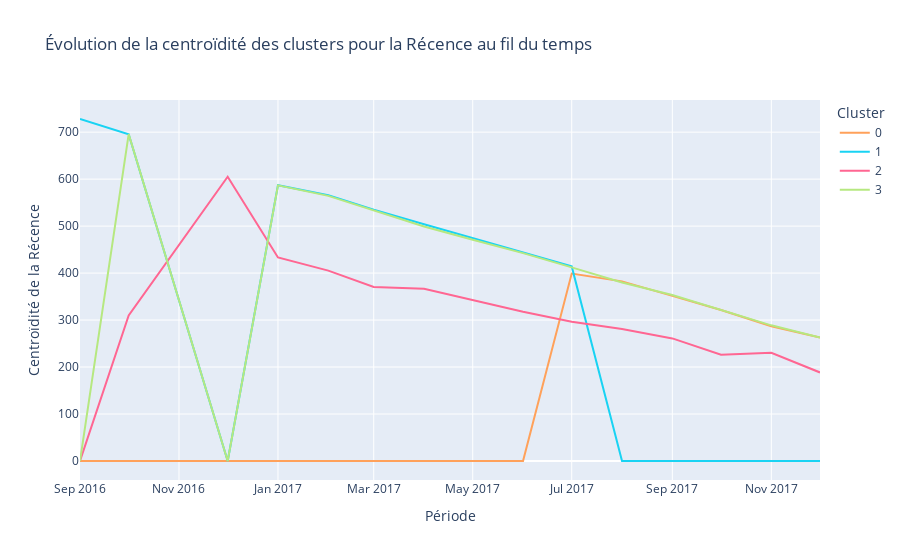

Notebook code cell kept with this figure:
### Code cell
# Préparation des données pour le graphique linéaire - prenons la moyenne de la 'Récence' pour cet exemple
centroids = centroids.pivot(index='periode', columns='Cluster', values='Récence').fillna(0)

# Réinitialisation de l'index pour utiliser 'periode' comme une colonne normale
centroids = centroids.reset_index()

# Conversion des périodes en chaîne pour la compatibilité avec Plotly
centroids['periode'] = centroids['periode'].astype(str)

# Préparation des données pour Plotly - format long
data_for_plot = pd.melt(centroids, id_vars='periode', var_name='Cluster', value_name='Centroïdité_Récence')

# Création du graphique linéaire avec Plotly
fig = px.line(data_for_plot, x='periode', y='Centroïdité_Récence', color='Cluster', color_discrete_map=couleurs_clusters,
              title='Évolution de la centroïdité des clusters pour la Récence au fil du temps',
              labels={'periode': 'Période', 'Centroïdité_Récence': 'Centroïdité de la Récence', 'Cluster': 'Cluster'})

# Affichage du graphique
fig.show()

### Figure 1 — Plotly figure (JSON) as saved in the notebook; plotly's stock layout.template omitted (floating-point values rounded to 4 significant figures)
{"data": [{"hovertemplate": "Cluster=0<br>Période=%{x}<br>Centroïdité de la Récence=%{y}<extra></extra>", "legendgroup": "0", "line": {"color": "#FFA15A", "dash": "solid"}, "marker": {"symbol": "circle"}, "mode": "lines", "name": "0", "orientation": "v", "showlegend": true, "type": "scatter", "x": ["2016-09", "2016-10", "2016-12", "2017-01", "2017-02", "2017-03", "2017-04", "2017-05", "2017-06", "2017-07", "2017-08", "2017-09", "2017-10", "2017-11", "2017-12"], "xaxis": "x", "y": [0, 0, 0, 0, 0, 0, 0, 0, 0, 399.0, 382.4, 351.5, 321.3, 286.9, 262.7], "yaxis": "y"}, {"hovertemplate": "Cluster=1<br>Période=%{x}<br>Centroïdité de la Récence=%{y}<extra></extra>", "legendgroup": "1", "line": {"color": "#19d3f3", "dash": "solid"}, "marker": {"symbol": "circle"}, "mode": "lines", "name": "1", "orientation": "v", "showlegend": true, "type": "scatter", "x": ["2016-09", "2016-10", "2016-12", "2017-01", "2017-02", "2017-03", "2017-04", "2017-05", "2017-06", "2017-07", "2017-08", "2017-09", "2017-10", "2017-11", "2017-12"], "xaxis": "x", "y": [728, 695.6, 0, 587.1, 565.9, 535.1, 503.9, 474.0, 444.2, 414.2, 0, 0, 0, 0, 0], "yaxis": "y"}, {"hovertemplate": "Cluster=2<br>Période=%{x}<br>Centroïdité de la Récence=%{y}<extra></extra>", "legendgroup": "2", "line": {"color": "#FF6692", "dash": "solid"}, "marker": {"symbol": "circle"}, "mode": "lines", "name": "2", "orientation": "v", "showlegend": true, "type": "scatter", "x": ["2016-09", "2016-10", "2016-12", "2017-01", "2017-02", "2017-03", "2017-04", "2017-05", "2017-06", "2017-07", "2017-08", "2017-09", "2017-10", "2017-11", "2017-12"], "xaxis": "x", "y": [0, 309.9, 605, 433.3, 405.2, 370.4, 366.4, 342.7, 317.8, 296.7, 281.1, 261.0, 226.1, 230.5, 188.5], "yaxis": "y"}, {"hovertemplate": "Cluster=3<br>Période=%{x}<br>Centroïdité de la Récence=%{y}<extra></extra>", "legendgroup": "3", "line": {"color": "#B6E880", "dash": "solid"}, "marker": {"symbol": "circle"}, "mode": "lines", "name": "3", "orientation": "v", "showlegend": true, "type": "scatter", "x": ["2016-09", "2016-10", "2016-12", "2017-01", "2017-02", "2017-03", "2017-04", "2017-05", "2017-06", "2017-07", "2017-08", "2017-09", "2017-10", "2017-11", "2017-12"], "xaxis": "x", "y": [0, 695.8, 0, 586.7, 564.4, 532.9, 499.1, 470.8, 442.5, 412.2, 380.1, 353.2, 321.8, 288.8, 263.1], "yaxis": "y"}], "layout": {"legend": {"title": {"text": "Cluster"}, "tracegroupgap": 0}, "title": {"text": "Évolution de la centroïdité des clusters pour la Récence au fil du temps"}, "xaxis": {"anchor": "y", "domain": [0, 1], "title": {"text": "Période"}}, "yaxis": {"anchor": "x", "domain": [0, 1], "title": {"text": "Centroïdité de la Récence"}}}}
